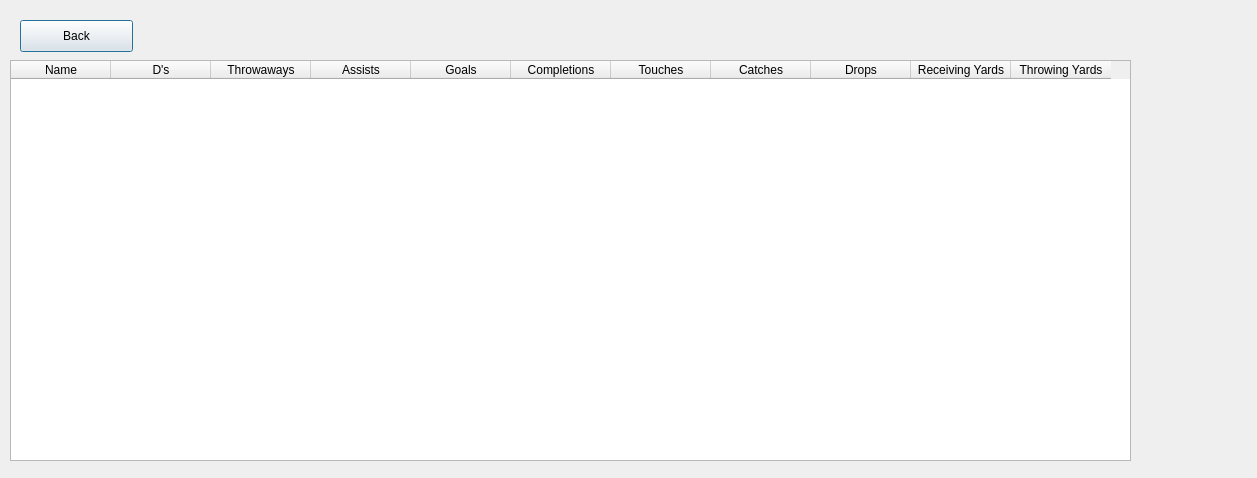
<?xml version="1.0" encoding="UTF-8"?>
<ui version="4.0">
 <class>Stats</class>
 <widget class="QDialog" name="Stats">
  <property name="geometry">
   <rect>
    <x>0</x>
    <y>0</y>
    <width>1257</width>
    <height>478</height>
   </rect>
  </property>
  <property name="windowTitle">
   <string>Dialog</string>
  </property>
  <widget class="QTableWidget" name="tableWidget">
   <property name="geometry">
    <rect>
     <x>10</x>
     <y>60</y>
     <width>1121</width>
     <height>401</height>
    </rect>
   </property>
   <column>
    <property name="text">
     <string>Name</string>
    </property>
   </column>
   <column>
    <property name="text">
     <string>D's</string>
    </property>
   </column>
   <column>
    <property name="text">
     <string>Throwaways</string>
    </property>
   </column>
   <column>
    <property name="text">
     <string>Assists</string>
    </property>
   </column>
   <column>
    <property name="text">
     <string>Goals</string>
    </property>
   </column>
   <column>
    <property name="text">
     <string>Completions</string>
    </property>
   </column>
   <column>
    <property name="text">
     <string>Touches</string>
    </property>
   </column>
   <column>
    <property name="text">
     <string>Catches</string>
    </property>
   </column>
   <column>
    <property name="text">
     <string>Drops</string>
    </property>
   </column>
   <column>
    <property name="text">
     <string>Receiving Yards</string>
    </property>
   </column>
   <column>
    <property name="text">
     <string>Throwing Yards</string>
    </property>
   </column>
  </widget>
  <widget class="QPushButton" name="pushButton">
   <property name="geometry">
    <rect>
     <x>20</x>
     <y>20</y>
     <width>113</width>
     <height>32</height>
    </rect>
   </property>
   <property name="text">
    <string>Back</string>
   </property>
  </widget>
 </widget>
 <resources/>
 <connections/>
</ui>
